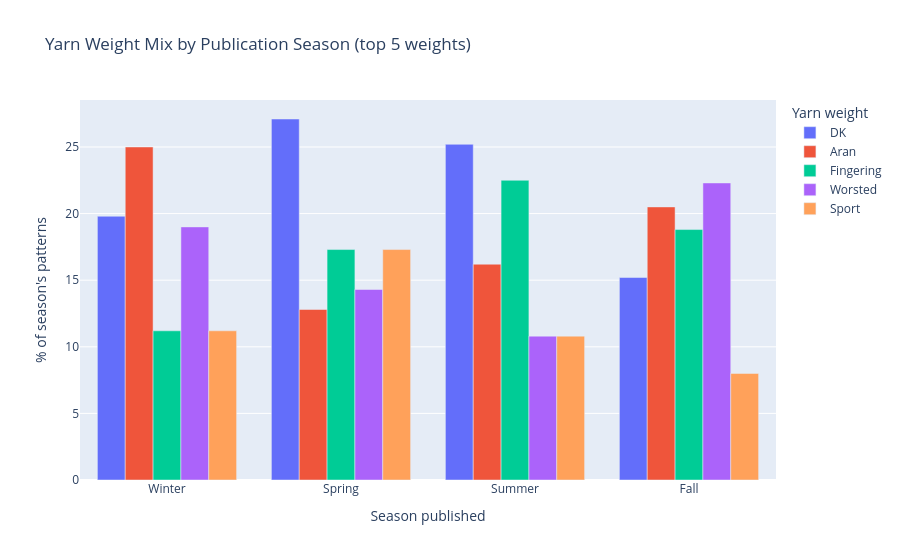
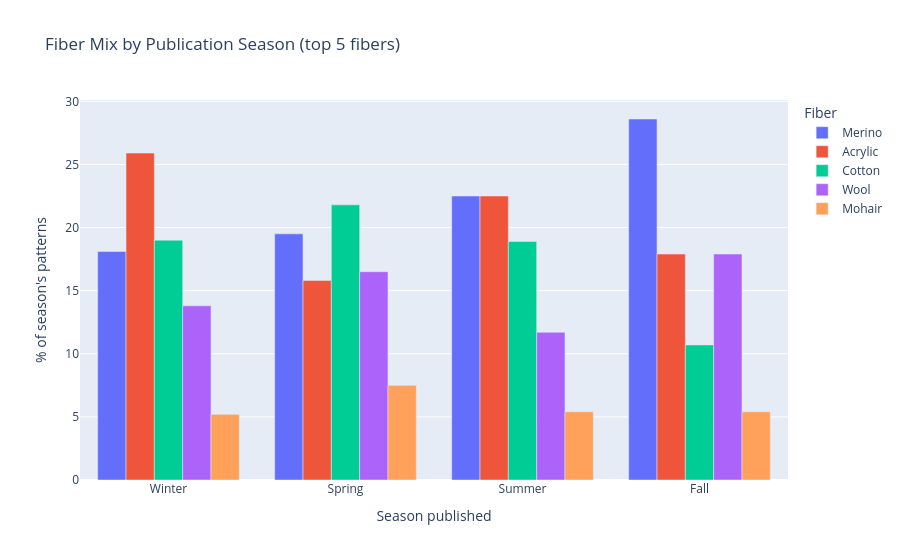

Notebook source saved alongside these figures, in order:
### Markdown cell above
**Question 2:** *What weight and fiber of yarn is most popular by season?*

### Code cell
# Analysis for Question 2
# NOTE: the dataset's `season` column can't answer this — the fetch's month
# filter didn't work, so all four seasons contain the identical pattern set.
# Instead I derive season from each pattern's published_date (when the designer
# released it), which is real per-pattern data already in the dataset.

season_by_month = {12: "Winter", 1: "Winter", 2: "Winter",
                   3: "Spring", 4: "Spring", 5: "Spring",
                   6: "Summer", 7: "Summer", 8: "Summer",
                   9: "Fall", 10: "Fall", 11: "Fall"}
season_order = ["Winter", "Spring", "Summer", "Fall"]

# One row per pattern, with a publication season
pattern_df = df.drop_duplicates(subset="pattern_id").copy() # makes a new table 'pattern_df' with one row per unique pattern as a separate copy so I can safely add columns without warnings or side effects on df"
published = pd.to_datetime(pattern_df["published_date"], errors="coerce")
pattern_df["pub_season"] = published.dt.month.map(season_by_month)

# Drop rows where we can't answer the question (no publish date / unknown yarn info)
known = pattern_df.dropna(subset=["pub_season"])
known = known[(known["yarn_weight"] != "Unknown") & (known["fiber"] != "Unknown")]
print(f"Patterns with publish date + yarn info: {len(known)} of {len(pattern_df)}")

# The single most popular weight and fiber in each season
summary = pd.DataFrame({
    "most_popular_weight": known.groupby("pub_season")["yarn_weight"]
                                .agg(lambda s: s.value_counts().idxmax()),
    "most_popular_fiber": known.groupby("pub_season")["fiber"]
                               .agg(lambda s: s.value_counts().idxmax()),
    "patterns": known.groupby("pub_season").size(),
}).reindex(season_order)
print(summary)

# Full distributions: % of each season's patterns by weight and by fiber
# (percentages, not raw counts, because seasons have different numbers of patterns)
top_weights = known["yarn_weight"].value_counts().head(5).index
weight_pct = (pd.crosstab(known["pub_season"], known["yarn_weight"], normalize="index")
                .loc[season_order, top_weights] * 100).round(1)

fig = px.bar(
    weight_pct.reset_index().melt(id_vars="pub_season",
                                  var_name="yarn_weight", value_name="percent"),
    x="pub_season", y="percent", color="yarn_weight", barmode="group",
    title="Yarn Weight Mix by Publication Season (top 5 weights)",
    labels={"pub_season": "Season published", "percent": "% of season's patterns",
            "yarn_weight": "Yarn weight"},
)
fig.show()

top_fibers = known["fiber"].value_counts().head(5).index
fiber_pct = (pd.crosstab(known["pub_season"], known["fiber"], normalize="index")
               .loc[season_order, top_fibers] * 100).round(1)

fig = px.bar(
    fiber_pct.reset_index().melt(id_vars="pub_season",
                                 var_name="fiber", value_name="percent"),
    x="pub_season", y="percent", color="fiber", barmode="group",
    title="Fiber Mix by Publication Season (top 5 fibers)",
    labels={"pub_season": "Season published", "percent": "% of season's patterns",
            "fiber": "Fiber"},
)
fig.show()

### Figure 1 — Plotly figure (JSON) as saved in the notebook; plotly's stock layout.template omitted (floating-point values rounded to 4 significant figures)
{"data": [{"alignmentgroup": "True", "hovertemplate": "Yarn weight=DK<br>Season published=%{x}<br>% of season's patterns=%{y}<extra></extra>", "legendgroup": "DK", "marker": {"color": "#636efa", "pattern": {"shape": ""}}, "name": "DK", "offsetgroup": "DK", "orientation": "v", "showlegend": true, "textposition": "auto", "type": "bar", "x": ["Winter", "Spring", "Summer", "Fall"], "xaxis": "x", "y": [19.8, 27.1, 25.2, 15.2], "yaxis": "y"}, {"alignmentgroup": "True", "hovertemplate": "Yarn weight=Aran<br>Season published=%{x}<br>% of season's patterns=%{y}<extra></extra>", "legendgroup": "Aran", "marker": {"color": "#EF553B", "pattern": {"shape": ""}}, "name": "Aran", "offsetgroup": "Aran", "orientation": "v", "showlegend": true, "textposition": "auto", "type": "bar", "x": ["Winter", "Spring", "Summer", "Fall"], "xaxis": "x", "y": [25.0, 12.8, 16.2, 20.5], "yaxis": "y"}, {"alignmentgroup": "True", "hovertemplate": "Yarn weight=Fingering<br>Season published=%{x}<br>% of season's patterns=%{y}<extra></extra>", "legendgroup": "Fingering", "marker": {"color": "#00cc96", "pattern": {"shape": ""}}, "name": "Fingering", "offsetgroup": "Fingering", "orientation": "v", "showlegend": true, "textposition": "auto", "type": "bar", "x": ["Winter", "Spring", "Summer", "Fall"], "xaxis": "x", "y": [11.2, 17.3, 22.5, 18.8], "yaxis": "y"}, {"alignmentgroup": "True", "hovertemplate": "Yarn weight=Worsted<br>Season published=%{x}<br>% of season's patterns=%{y}<extra></extra>", "legendgroup": "Worsted", "marker": {"color": "#ab63fa", "pattern": {"shape": ""}}, "name": "Worsted", "offsetgroup": "Worsted", "orientation": "v", "showlegend": true, "textposition": "auto", "type": "bar", "x": ["Winter", "Spring", "Summer", "Fall"], "xaxis": "x", "y": [19.0, 14.3, 10.8, 22.3], "yaxis": "y"}, {"alignmentgroup": "True", "hovertemplate": "Yarn weight=Sport<br>Season published=%{x}<br>% of season's patterns=%{y}<extra></extra>", "legendgroup": "Sport", "marker": {"color": "#FFA15A", "pattern": {"shape": ""}}, "name": "Sport", "offsetgroup": "Sport", "orientation": "v", "showlegend": true, "textposition": "auto", "type": "bar", "x": ["Winter", "Spring", "Summer", "Fall"], "xaxis": "x", "y": [11.2, 17.3, 10.8, 8.0], "yaxis": "y"}], "layout": {"barmode": "group", "legend": {"title": {"text": "Yarn weight"}, "tracegroupgap": 0}, "title": {"text": "Yarn Weight Mix by Publication Season (top 5 weights)"}, "xaxis": {"anchor": "y", "domain": [0, 1], "title": {"text": "Season published"}}, "yaxis": {"anchor": "x", "domain": [0, 1], "title": {"text": "% of season's patterns"}}}}

### Figure 2 — Plotly figure (JSON) as saved in the notebook; plotly's stock layout.template omitted (floating-point values rounded to 4 significant figures)
{"data": [{"alignmentgroup": "True", "hovertemplate": "Fiber=Merino<br>Season published=%{x}<br>% of season's patterns=%{y}<extra></extra>", "legendgroup": "Merino", "marker": {"color": "#636efa", "pattern": {"shape": ""}}, "name": "Merino", "offsetgroup": "Merino", "orientation": "v", "showlegend": true, "textposition": "auto", "type": "bar", "x": ["Winter", "Spring", "Summer", "Fall"], "xaxis": "x", "y": [18.1, 19.5, 22.5, 28.6], "yaxis": "y"}, {"alignmentgroup": "True", "hovertemplate": "Fiber=Acrylic<br>Season published=%{x}<br>% of season's patterns=%{y}<extra></extra>", "legendgroup": "Acrylic", "marker": {"color": "#EF553B", "pattern": {"shape": ""}}, "name": "Acrylic", "offsetgroup": "Acrylic", "orientation": "v", "showlegend": true, "textposition": "auto", "type": "bar", "x": ["Winter", "Spring", "Summer", "Fall"], "xaxis": "x", "y": [25.9, 15.8, 22.5, 17.9], "yaxis": "y"}, {"alignmentgroup": "True", "hovertemplate": "Fiber=Cotton<br>Season published=%{x}<br>% of season's patterns=%{y}<extra></extra>", "legendgroup": "Cotton", "marker": {"color": "#00cc96", "pattern": {"shape": ""}}, "name": "Cotton", "offsetgroup": "Cotton", "orientation": "v", "showlegend": true, "textposition": "auto", "type": "bar", "x": ["Winter", "Spring", "Summer", "Fall"], "xaxis": "x", "y": [19.0, 21.8, 18.9, 10.7], "yaxis": "y"}, {"alignmentgroup": "True", "hovertemplate": "Fiber=Wool<br>Season published=%{x}<br>% of season's patterns=%{y}<extra></extra>", "legendgroup": "Wool", "marker": {"color": "#ab63fa", "pattern": {"shape": ""}}, "name": "Wool", "offsetgroup": "Wool", "orientation": "v", "showlegend": true, "textposition": "auto", "type": "bar", "x": ["Winter", "Spring", "Summer", "Fall"], "xaxis": "x", "y": [13.8, 16.5, 11.7, 17.9], "yaxis": "y"}, {"alignmentgroup": "True", "hovertemplate": "Fiber=Mohair<br>Season published=%{x}<br>% of season's patterns=%{y}<extra></extra>", "legendgroup": "Mohair", "marker": {"color": "#FFA15A", "pattern": {"shape": ""}}, "name": "Mohair", "offsetgroup": "Mohair", "orientation": "v", "showlegend": true, "textposition": "auto", "type": "bar", "x": ["Winter", "Spring", "Summer", "Fall"], "xaxis": "x", "y": [5.2, 7.5, 5.4, 5.4], "yaxis": "y"}], "layout": {"barmode": "group", "legend": {"title": {"text": "Fiber"}, "tracegroupgap": 0}, "title": {"text": "Fiber Mix by Publication Season (top 5 fibers)"}, "xaxis": {"anchor": "y", "domain": [0, 1], "title": {"text": "Season published"}}, "yaxis": {"anchor": "x", "domain": [0, 1], "title": {"text": "% of season's patterns"}}}}
